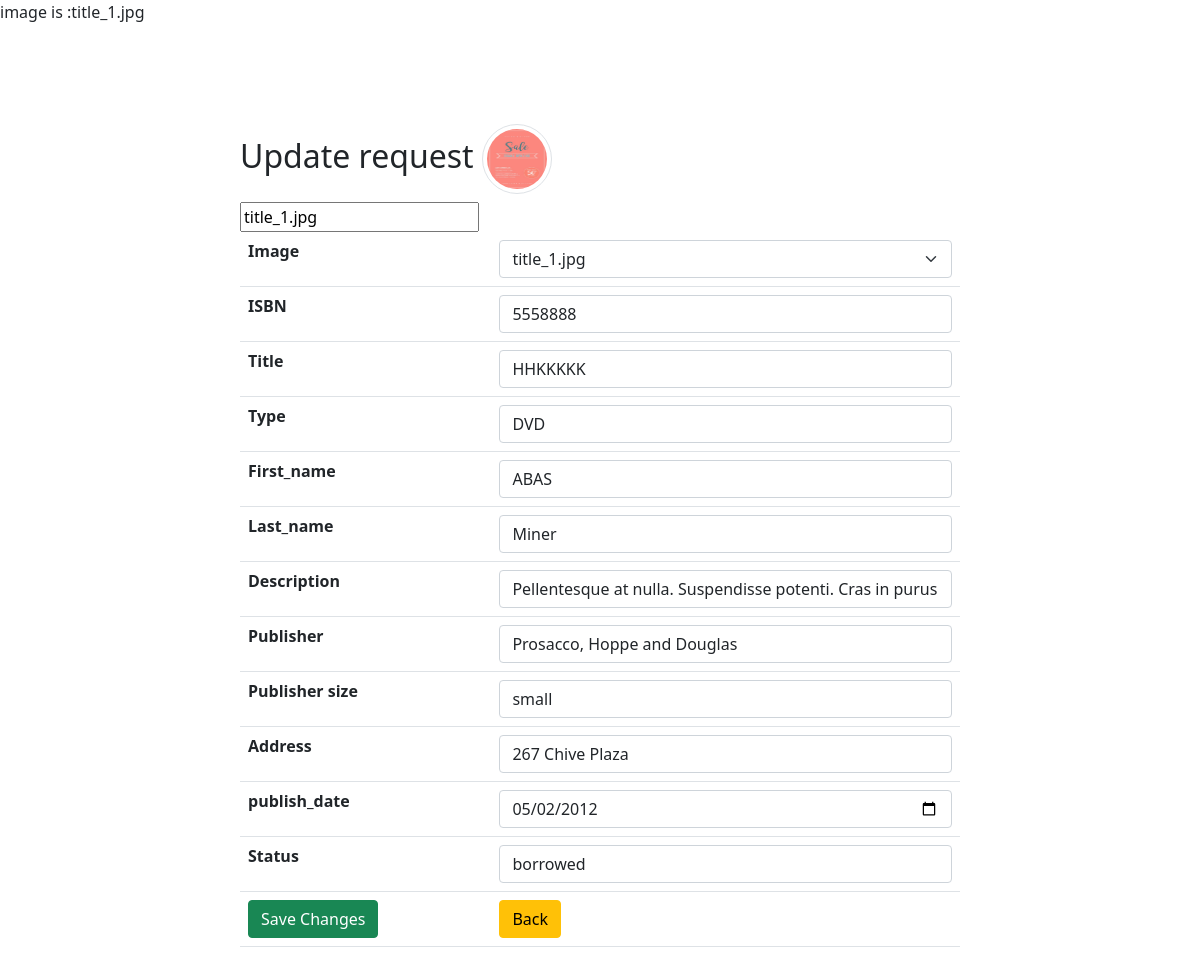
The page /update.php?id=1 on the database as committed earlier.
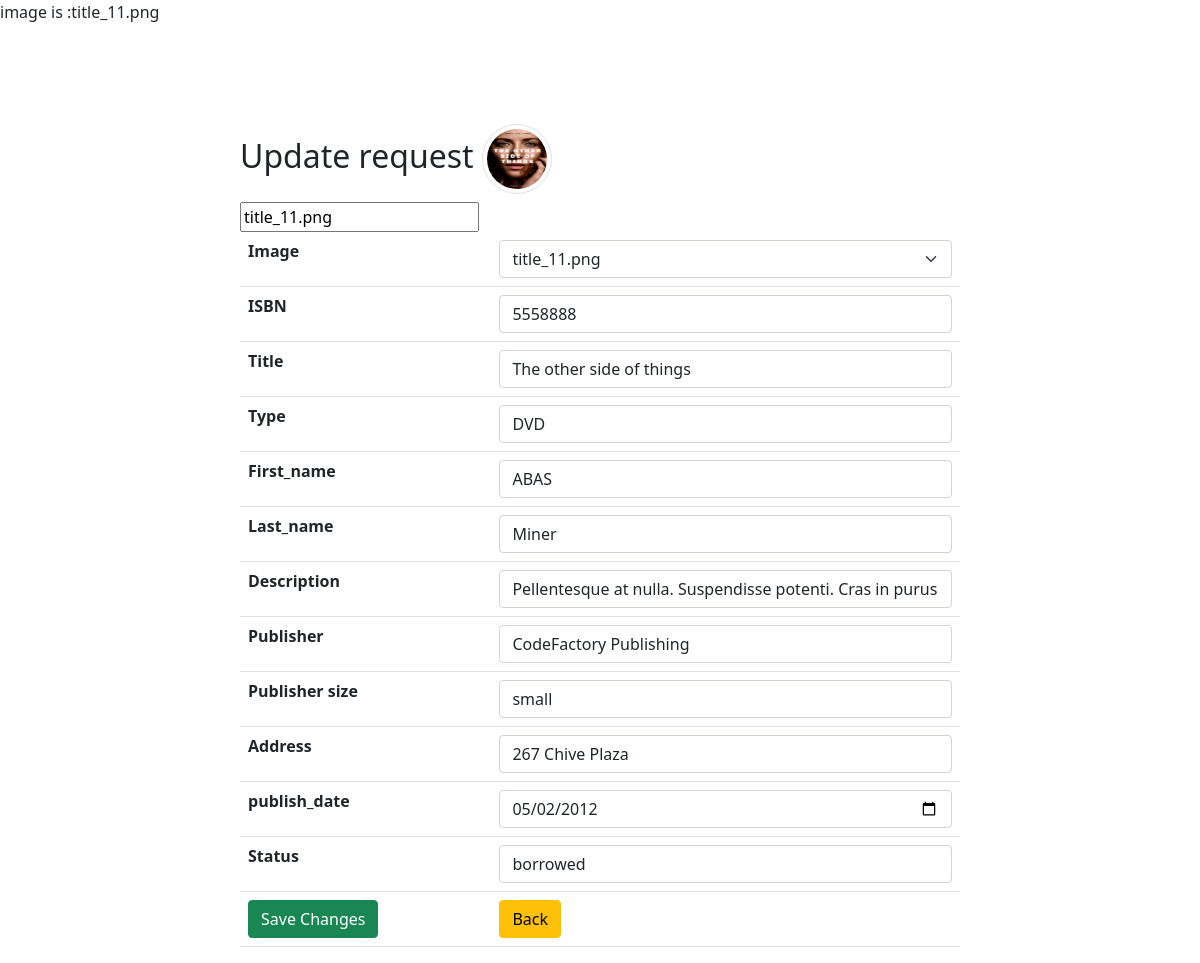
The same page on the database as committed later.
### tables this page shows
CREATE TABLE `library_table` (
  `id` int(11) NOT NULL,
  `title` text NOT NULL,
  `image` varchar(255) DEFAULT NULL,
  `first_name` varchar(50) NOT NULL,
  `last_name` varchar(50) NOT NULL,
  `ISBN` varchar(50) NOT NULL,
  `description` text DEFAULT NULL,
  `publish_date` date NOT NULL,
  `publisher_name` varchar(50) NOT NULL,
  `type` varchar(4) DEFAULT NULL,
  `publisher_address` varchar(50) DEFAULT NULL,
  `publisher_size` varchar(6) DEFAULT NULL,
  `status` varchar(9) NOT NULL
);

### update.php (the view, shortened to what this page needs)
<?php
require_once 'actions/db_connect.php';
if ($_GET['id']) {
    $id = $_GET['id'];
    $sql = "SELECT * FROM library_table WHERE id = {$id}";
    $result = $connect->query($sql);
    if ($result->num_rows == 1) {
        $data = $result->fetch_assoc();
        $image = $data['image'];
        echo "image is :".$image;
        $title = $data['title'];
        $ISBN = $data['ISBN'];
        $type = $data['type'];
        $first_name = $data['first_name'];
        $last_name = $data['last_name'];
        $description = $data['description'];
        $publish_date = $data['publish_date'];
        $publisher_name = $data['publisher_name'];
        $publisher_size = $data['publisher_size'];
        $publisher_address = $data['publisher_address'];
        $status = $data['status'];
    } else {
        header("location: error.php");
    }
} else {
    header("location: error.php");
}
?>
<!DOCTYPE html>
<html>
    <head>
        <?php require_once 'components/boot.php'?>
    </head>
    <body>
        <fieldset>
            <legend class='h2'>Update request <img class='img-thumbnail rounded-circle' src='image_collection/<?php echo
            $image ?>' alt="<?php echo $title ?>"></legend>
            <form action="actions/a_update.php"  method="post" enctype="multipart/form-data">
                <table class="table">
                    <tr>
                        <th>Image</th>
                        <td>
                        <select class="form-select" aria-label="Default select example" name="image" >
                        <option value="<?php echo $image ?>"><?php echo $image ?></option>
                        </select>
                        </td>
                    </tr>
                    <tr>
                        <th>ISBN</th>
                        <td><input class="form-control" type="number"  name="ISBN" placeholder ="ISBN" value="<?php echo $ISBN ?>"  /></td>
                    </tr>
                    <tr>
                        <th>Title</th>
                        <td><input class="form-control" type="text"  name="title" placeholder ="title" value="<?php echo $title ?>"  /></td>
                    </tr>
                    <tr>
                        <th>Type</th>
                        <td><input class="form-control" type="text"  name="type" placeholder ="type" value="<?php echo $type ?>"  /></td>
                    </tr>
                    <tr>
                        <th>First_name</th>
                        <td><input class="form-control" type= "text" name="first_name" step="any"  placeholder="first_name" value ="<?php echo $first_name ?>" /></td>
                    </tr>
                    <tr>
                        <th>Last_name</th>
                        <td><input class="form-control" type= "text" name="last_name" step="any"  placeholder="last_name" value ="<?php echo $last_name ?>" /></td>
                    </tr>
                    <tr>
                        <th>Description</th>
                        <td><input class="form-control" type="text" name= "description" step="any"  placeholder="description" value ="<?php echo $description ?>"/></td>
                    </tr>
                    <tr>
                        <th>Publisher</th>
                        <td><input class="form-control" type="text" name= "publisher_name" step="any"  placeholder="publisher" value ="<?php echo $publisher_name ?>" /></td>
                    </tr>
                    <tr>
                        <th>Publisher size</th>
                        <td><input class="form-control" type="text" name= "publisher_size" step="any"  placeholder="publisher_size" value ="<?php echo $publisher_size ?>"/></td>
                    </tr>
                    <tr>
                        <th>Address</th>
                        <td><input class="form-control" type="text" name= "publisher_address" step="any"  placeholder="publisher_address" value ="<?php echo $publisher_address ?>" /></td>
                    </tr>
                    <tr>
                        <th>publish_date</th>
                        <td><input class="form-control" type="date" name= "publish_date"step="any"  placeholder="publish_date" value ="<?php echo $publish_date ?>" /></td>
                    </tr>
                    <tr>
                        <th>Status</th>
                        <td><input class="form-control" type="text" name= "status" step="any"  placeholder="status" value ="<?php echo $status ?>" /></td>
                    </tr>
                    <tr>
                        <input  name= "image" value= "<?php echo $data['image'] ?>" />
                        <td><button class="btn btn-success" type= "submit">Save Changes</button></td>
                        <td><a href= "index.php"><button class="btn btn-warning" type="button">Back</button></a></td>
                    </tr>
                </table>
            </form>
        </fieldset>
    </body>
</html>

Rows that differ between the two databases and show on the page:
changed library_table "DVD": image "title_1.jpg" → "title_11.png"; image: a different picture; title "HHKKKKK" → "The other side of things"; publisher_name "Prosacco, Hoppe and Douglas" → "CodeFactory Publishing"
